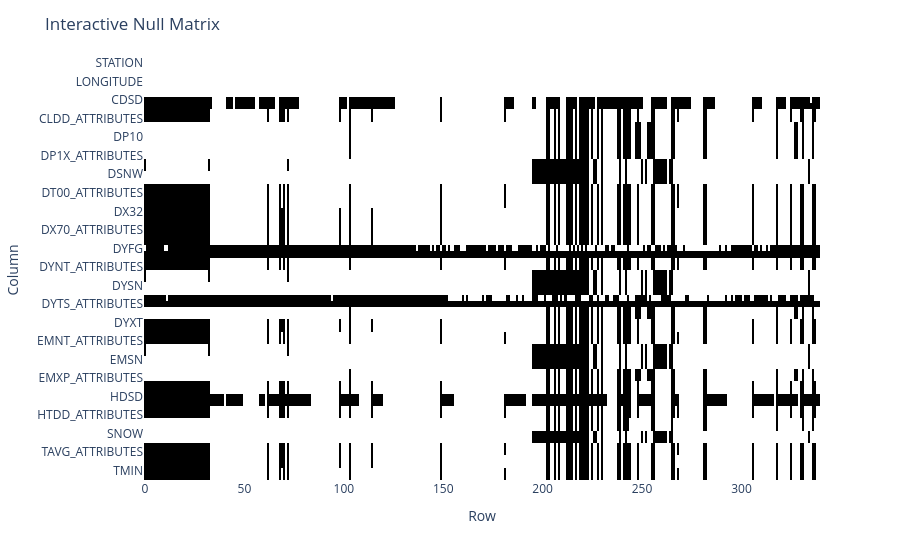

Notebook code for this chart:
### Code cell
import pandas as pd, numpy as np, seaborn as sns, matplotlib.pyplot as plt
import missingno as msno, plotly.express as px

df = pd.read_csv('USC00092159.csv')

# Heatmap with Seaborn
plt.figure(figsize=(12,6))
sns.heatmap(df.isnull(), cbar=False, cmap='viridis')
plt.show()

# missingno matrix
msno.matrix(df)
plt.show()

# correlation of nulls
corr = df.isnull().corr()
plt.figure(figsize=(10,8))
sns.heatmap(corr, annot=True, cmap='coolwarm')
plt.title("Null Correlation")
plt.show()

# Interactive Plotly matrix
null_df = df.isnull().astype(int)
fig = px.imshow(null_df.T, aspect="auto",
                color_continuous_scale=['white','black'],
                labels=dict(x="Row", y="Column", color="Null"))
fig.update_coloraxes(showscale=False)
fig.update_layout(title="Interactive Null Matrix")
fig.show()

### Figure 1 — Plotly figure (JSON) as saved in the notebook; plotly's stock layout.template omitted (floating-point values rounded to 4 significant figures; data arrays with more than 128 entries replaced by an {"elided": "..."} marker saying what was removed)
{"data": [{"coloraxis": "coloraxis", "hovertemplate": "Row: %{x}<br>Column: %{y}<br>Null: %{z}<extra></extra>", "name": "0", "type": "heatmap", "x": {"elided": "340 int values"}, "xaxis": "x", "y": ["STATION", "DATE", "LATITUDE", "LONGITUDE", "ELEVATION", "NAME", "CDSD", "CDSD_ATTRIBUTES", "CLDD", "CLDD_ATTRIBUTES", "DP01", "DP01_ATTRIBUTES", "DP10", "DP10_ATTRIBUTES", "DP1X", "DP1X_ATTRIBUTES", "DSND", "DSND_ATTRIBUTES", "DSNW", "DSNW_ATTRIBUTES", "DT00", "DT00_ATTRIBUTES", "DT32", "DT32_ATTRIBUTES", "DX32", "DX32_ATTRIBUTES", "DX70", "DX70_ATTRIBUTES", "DX90", "DX90_ATTRIBUTES", "DYFG", "DYFG_ATTRIBUTES", "DYNT", "DYNT_ATTRIBUTES", "DYSD", "DYSD_ATTRIBUTES", "DYSN", "DYSN_ATTRIBUTES", "DYTS", "DYTS_ATTRIBUTES", "DYXP", "DYXP_ATTRIBUTES", "DYXT", "DYXT_ATTRIBUTES", "EMNT", "EMNT_ATTRIBUTES", "EMSD", "EMSD_ATTRIBUTES", "EMSN", "EMSN_ATTRIBUTES", "EMXP", "EMXP_ATTRIBUTES", "EMXT", "EMXT_ATTRIBUTES", "HDSD", "HDSD_ATTRIBUTES", "HTDD", "HTDD_ATTRIBUTES", "PRCP", "PRCP_ATTRIBUTES", "SNOW", "SNOW_ATTRIBUTES", "TAVG", "TAVG_ATTRIBUTES", "TMAX", "TMAX_ATTRIBUTES", "TMIN", "TMIN_ATTRIBUTES"], "yaxis": "y", "z": {"elided": "68x340 int values"}}], "layout": {"autosize": true, "coloraxis": {"colorbar": {"title": {"text": "Null"}}, "colorscale": [[0, "white"], [1, "black"]], "showscale": false}, "margin": {"t": 60}, "title": {"text": "Interactive Null Matrix"}, "xaxis": {"anchor": "y", "autorange": true, "domain": [0, 1], "range": [-0.5, 339.5], "title": {"text": "Row"}, "type": "linear"}, "yaxis": {"anchor": "x", "autorange": true, "domain": [0, 1], "range": [67.5, -0.5], "title": {"text": "Column"}, "type": "category"}}}
